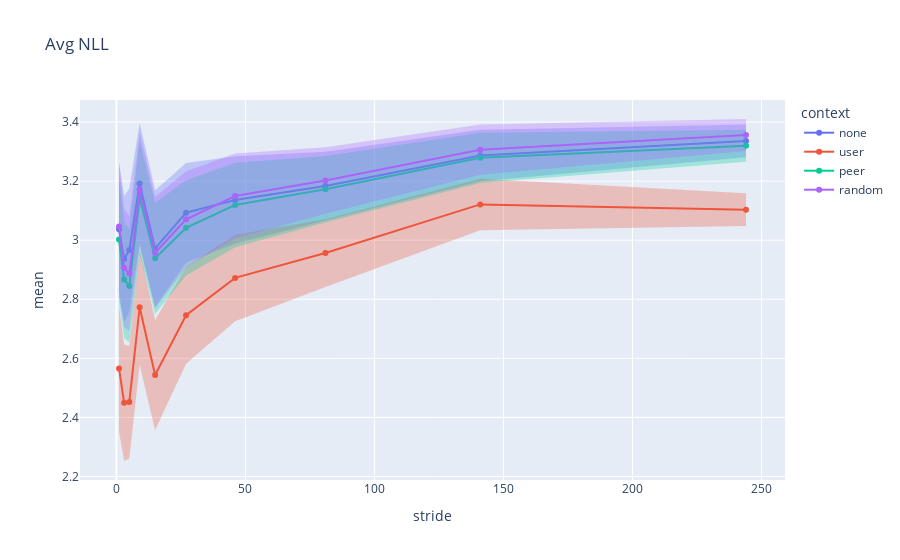

Notebook code cell kept with this figure:
### Code cell
line(data_frame=results, x="stride", y="mean", error_y="ci", error_y_mode='bands', color="context", markers=True, hover_data=["ci"], title="Avg NLL")

### Figure 1 — Plotly figure (JSON) as saved in the notebook; plotly's stock layout.template omitted (floating-point values rounded to 4 significant figures)
{"data": [{"fill": "toself", "fillcolor": "rgba(99,110,250,.3)", "hoverinfo": "skip", "legendgroup": "none", "line": {"color": "rgba(255,255,255,0)"}, "showlegend": false, "type": "scatter", "x": [1, 3, 5, 9, 15, 27, 46, 81, 141, 244, 244, 141, 81, 46, 27, 15, 9, 5, 3, 1], "xaxis": "x", "y": [3.264, 3.15, 3.175, 3.396, 3.169, 3.262, 3.284, 3.3, 3.374, 3.392, 3.281, 3.2, 3.067, 2.988, 2.924, 2.775, 2.987, 2.758, 2.722, 2.809], "yaxis": "y"}, {"customdata": [[0.2275], [0.2141], [0.2082], [0.2049], [0.1974], [0.1686], [0.1481], [0.1163], [0.08706], [0.05551]], "hovertemplate": "context=none<br>stride=%{x}<br>mean=%{y}<br>ci=%{customdata[0]}<extra></extra>", "legendgroup": "none", "line": {"color": "#636efa", "dash": "solid"}, "marker": {"symbol": "circle"}, "mode": "markers+lines", "name": "none", "orientation": "v", "showlegend": true, "type": "scatter", "x": [1, 3, 5, 9, 15, 27, 46, 81, 141, 244], "xaxis": "x", "y": [3.037, 2.936, 2.966, 3.192, 2.972, 3.093, 3.136, 3.183, 3.287, 3.336], "yaxis": "y"}, {"fill": "toself", "fillcolor": "rgba(239,85,59,.3)", "hoverinfo": "skip", "legendgroup": "user", "line": {"color": "rgba(255,255,255,0)"}, "showlegend": false, "type": "scatter", "x": [1, 3, 5, 9, 15, 27, 46, 81, 141, 244, 244, 141, 81, 46, 27, 15, 9, 5, 3, 1], "xaxis": "x", "y": [2.779, 2.647, 2.643, 2.968, 2.73, 2.91, 3.019, 3.071, 3.208, 3.159, 3.048, 3.034, 2.842, 2.726, 2.582, 2.357, 2.577, 2.261, 2.252, 2.352], "yaxis": "y"}, {"customdata": [[0.2132], [0.1972], [0.1907], [0.1953], [0.1866], [0.164], [0.1465], [0.1147], [0.08713], [0.0554]], "hovertemplate": "context=user<br>stride=%{x}<br>mean=%{y}<br>ci=%{customdata[0]}<extra></extra>", "legendgroup": "user", "line": {"color": "#EF553B", "dash": "solid"}, "marker": {"symbol": "circle"}, "mode": "markers+lines", "name": "user", "orientation": "v", "showlegend": true, "type": "scatter", "x": [1, 3, 5, 9, 15, 27, 46, 81, 141, 244], "xaxis": "x", "y": [2.566, 2.45, 2.452, 2.773, 2.544, 2.746, 2.872, 2.956, 3.121, 3.103], "yaxis": "y"}, {"fill": "toself", "fillcolor": "rgba(0,204,150,.3)", "hoverinfo": "skip", "legendgroup": "peer", "line": {"color": "rgba(255,255,255,0)"}, "showlegend": false, "type": "scatter", "x": [1, 3, 5, 9, 15, 27, 46, 81, 141, 244, 244, 141, 81, 46, 27, 15, 9, 5, 3, 1], "xaxis": "x", "y": [3.215, 3.064, 3.036, 3.336, 3.127, 3.203, 3.262, 3.285, 3.364, 3.374, 3.265, 3.194, 3.06, 2.976, 2.88, 2.75, 2.952, 2.654, 2.669, 2.79], "yaxis": "y"}, {"customdata": [[0.2127], [0.1976], [0.191], [0.1921], [0.1885], [0.1613], [0.1428], [0.1125], [0.08512], [0.05419]], "hovertemplate": "context=peer<br>stride=%{x}<br>mean=%{y}<br>ci=%{customdata[0]}<extra></extra>", "legendgroup": "peer", "line": {"color": "#00cc96", "dash": "solid"}, "marker": {"symbol": "circle"}, "mode": "markers+lines", "name": "peer", "orientation": "v", "showlegend": true, "type": "scatter", "x": [1, 3, 5, 9, 15, 27, 46, 81, 141, 244], "xaxis": "x", "y": [3.002, 2.867, 2.845, 3.144, 2.939, 3.042, 3.119, 3.172, 3.279, 3.32], "yaxis": "y"}, {"fill": "toself", "fillcolor": "rgba(171,99,250,.3)", "hoverinfo": "skip", "legendgroup": "random", "line": {"color": "rgba(255,255,255,0)"}, "showlegend": false, "type": "scatter", "x": [1, 3, 5, 9, 15, 27, 46, 81, 141, 244, 244, 141, 81, 46, 27, 15, 9, 5, 3, 1], "xaxis": "x", "y": [3.262, 3.107, 3.081, 3.366, 3.146, 3.233, 3.293, 3.315, 3.391, 3.41, 3.302, 3.222, 3.089, 3.006, 2.908, 2.769, 2.979, 2.693, 2.705, 2.83], "yaxis": "y"}, {"customdata": [[0.2163], [0.201], [0.1943], [0.1936], [0.1888], [0.1625], [0.1438], [0.1128], [0.08498], [0.05411]], "hovertemplate": "context=random<br>stride=%{x}<br>mean=%{y}<br>ci=%{customdata[0]}<extra></extra>", "legendgroup": "random", "line": {"color": "#ab63fa", "dash": "solid"}, "marker": {"symbol": "circle"}, "mode": "markers+lines", "name": "random", "orientation": "v", "showlegend": true, "type": "scatter", "x": [1, 3, 5, 9, 15, 27, 46, 81, 141, 244], "xaxis": "x", "y": [3.046, 2.906, 2.887, 3.173, 2.958, 3.071, 3.149, 3.202, 3.307, 3.356], "yaxis": "y"}], "layout": {"legend": {"title": {"text": "context"}, "tracegroupgap": 0}, "title": {"text": "Avg NLL"}, "xaxis": {"anchor": "y", "domain": [0, 1], "title": {"text": "stride"}}, "yaxis": {"anchor": "x", "domain": [0, 1], "title": {"text": "mean"}}}}
